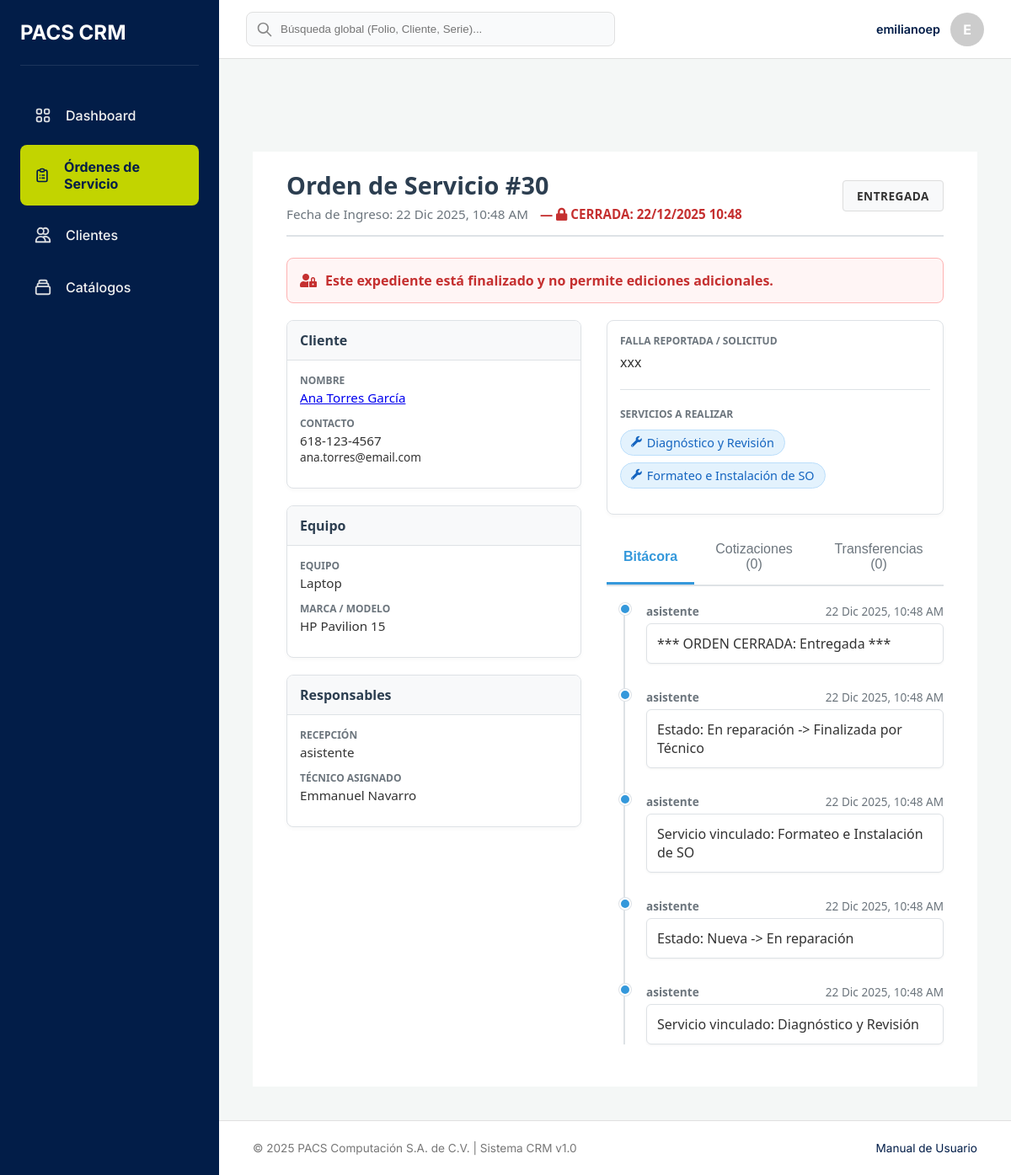
The app's page /ordenes/orden/30/ (signed in) with its own data.
### gestion_ordenes/models.py (models this page shows, shortened)
class OrdenServicio(models.Model):
    ESTADO_NUEVA = 'Nueva'
    ESTADO_DIAGNOSTICO = 'En diagnóstico'
    ESTADO_ESPERANDO_AUTORIZACION = 'Esperando autorización'
    ESTADO_ESPERANDO_REFACCION = 'Esperando refacción'
    ESTADO_EN_REPARACION = 'En reparación'
    ESTADO_FINALIZADA_TECNICO = 'Finalizada por Técnico'
    ESTADO_ENTREGADA = 'Entregada'
    ESTADO_CANCELADA = 'Cancelada'
    ESTADO_OPCIONES = [
        (ESTADO_NUEVA, 'Nueva'),
        (ESTADO_DIAGNOSTICO, 'En diagnóstico'),
        (ESTADO_ESPERANDO_AUTORIZACION, 'Esperando autorización'),
        (ESTADO_ESPERANDO_REFACCION, 'Esperando refacción'),
        (ESTADO_EN_REPARACION, 'En reparación'),
        (ESTADO_FINALIZADA_TECNICO, 'Finalizada por Técnico'),
        (ESTADO_ENTREGADA, 'Entregada'),
        (ESTADO_CANCELADA, 'Cancelada'),
    ]
    PRIORIDAD_BAJA = 'Baja'
    PRIORIDAD_NORMAL = 'Normal'
    PRIORIDAD_ALTA = 'Alta'
    PRIORIDAD_OPCIONES = [
        (PRIORIDAD_BAJA, 'Baja'),
        (PRIORIDAD_NORMAL, 'Normal'),
        (PRIORIDAD_ALTA, 'Alta'),
    ]
    cliente = models.ForeignKey(Cliente, on_delete=models.PROTECT, related_name="ordenes")
    equipo = models.ForeignKey(Equipo, on_delete=models.PROTECT, related_name="ordenes")
    asistente_receptor = models.ForeignKey(
        settings.AUTH_USER_MODEL,
        on_delete=models.SET_NULL,
        null=True,
        related_name="ordenes_recibidas",
        verbose_name="Asistente que recibió"
    )
    tecnico_asignado = models.ForeignKey(
        settings.AUTH_USER_MODEL,
        on_delete=models.SET_NULL,
        null=True,
        blank=True, # Puede no asignarse de inmediato
        related_name="ordenes_asignadas",
        verbose_name="Técnico asignado"
    )
    servicios = models.ManyToManyField(
        TipoServicio,
        blank=True, # Puede que no se aplique un servicio del catálogo
        related_name="ordenes",
        verbose_name="Servicios aplicados"
    )
    descripcion_falla = models.TextField(verbose_name="Descripción de la falla")
    contrasena_equipo = models.CharField(max_length=255, blank=True, null=True, verbose_name="Contraseña del equipo (Encriptada)") # Recordar encriptar/desencriptar en las vistas <-------------------
    estado = models.CharField(max_length=50, choices=ESTADO_OPCIONES, default=ESTADO_NUEVA)
    prioridad = models.CharField(max_length=20, choices=PRIORIDAD_OPCIONES, default=PRIORIDAD_NORMAL)
    fecha_creacion = models.DateTimeField(auto_now_add=True, verbose_name="Fecha de creación")
    fecha_cierre = models.DateTimeField(blank=True, null=True, verbose_name="Fecha de cierre")
    class Meta:
        verbose_name = "Orden de Servicio"
        verbose_name_plural = "Órdenes de Servicio"
        ordering = ['-fecha_creacion'] # Mostrar las más recientes primero por defecto

class BitacoraOrden(models.Model):
    orden = models.ForeignKey(OrdenServicio, on_delete=models.CASCADE, related_name="bitacora")
    usuario = models.ForeignKey(settings.AUTH_USER_MODEL, on_delete=models.SET_NULL, null=True, related_name="entradas_bitacora")
    fecha_hora = models.DateTimeField(auto_now_add=True, verbose_name="Fecha y Hora")
    descripcion = models.TextField()
    class Meta:
        verbose_name = "Entrada de Bitácora"
        verbose_name_plural = "Bitácora de Órdenes" # Ajustado para claridad
        ordering = ['-fecha_hora'] # Mostrar las entradas más recientes primero

### gestion_clientes/models.py (models this page shows, shortened)
class Cliente(models.Model):
    nombre_completo = models.CharField(max_length=255, verbose_name="Nombre completo")
    telefono = models.CharField(max_length=20, unique=True)
    email = models.EmailField(max_length=254, unique=True, blank=True, null=True)
    rfc = models.CharField(max_length=13, blank=True, null=True, verbose_name="RFC")
    calle = models.CharField(max_length=255, blank=True, null=True)
    numero_exterior = models.CharField(max_length=20, blank=True, null=True, verbose_name="Número Exterior") # Ajustado max_length
    numero_interior = models.CharField(max_length=20, blank=True, null=True, verbose_name="Número Interior") # Ajustado max_length
    colonia = models.CharField(max_length=100, blank=True, null=True)
    codigo_postal = models.CharField(max_length=10, blank=True, null=True, verbose_name="Código Postal") # Ajustado max_length
    ciudad = models.CharField(max_length=100, blank=True, null=True)
    estado = models.CharField(max_length=100, blank=True, null=True)
    fecha_registro = models.DateTimeField(auto_now_add=True, verbose_name="Fecha de registro")
    class Meta:
        verbose_name = "Cliente"
        verbose_name_plural = "Clientes"
        ordering = ['nombre_completo']

class Equipo(models.Model):
    TIPO_EQUIPO_LAPTOP = 'Laptop'
    TIPO_EQUIPO_ESCRITORIO = 'Computadora de escritorio'
    TIPO_EQUIPO_IMPRESORA = 'Impresora'
    TIPO_EQUIPO_PROYECTOR = 'Proyector'
    TIPO_EQUIPO_COMPONENTE = 'Componente de computadora'
    TIPO_EQUIPO_OPCIONES = [
        (TIPO_EQUIPO_LAPTOP, 'Laptop'),
        (TIPO_EQUIPO_ESCRITORIO, 'Computadora de escritorio'),
        (TIPO_EQUIPO_IMPRESORA, 'Impresora'),
        (TIPO_EQUIPO_PROYECTOR, 'Proyector'),
        (TIPO_EQUIPO_COMPONENTE, 'Componente de computadora'),
    ]
    cliente = models.ForeignKey(Cliente, on_delete=models.CASCADE, related_name="equipos")
    tipo_equipo = models.CharField(max_length=100, verbose_name="Tipo de equipo", choices=TIPO_EQUIPO_OPCIONES, help_text="Ej. Laptop, Impresora, Proyector")
    marca = models.CharField(max_length=100)
    modelo = models.CharField(max_length=100)
    numero_serie = models.CharField(max_length=100, blank=True, null=True, verbose_name="Número de serie")
    class Meta:
        verbose_name = "Equipo"
        verbose_name_plural = "Equipos"
        unique_together = [['cliente', 'numero_serie']]

### catalogo/models.py (models this page shows, shortened)
class TipoServicio(models.Model):
    nombre_servicio = models.CharField(max_length=255, unique=True, verbose_name="Nombre del servicio")
    descripcion = models.TextField(blank=True, null=True)
    costo_estandar = models.DecimalField(max_digits=10, decimal_places=2, verbose_name="Costo estándar")
    class Meta:
        verbose_name = "Tipo de Servicio"
        verbose_name_plural = "Tipos de Servicio"
        ordering = ['nombre_servicio']

### gestion_ordenes/views.py (the view, shortened to what this page needs)
# urls.py: path('orden/<int:orden_id>/', views.detalle_orden, name='detalle_orden'),
@login_required
def detalle_orden(request, orden_id):
    orden = get_object_or_404(OrdenServicio, pk=orden_id)
    cotizaciones = orden.cotizaciones.all().order_by('-id')
    bitacora = orden.bitacora.all().order_by('-fecha_hora')
    transferencias = orden.transferencias.all().select_related('usuario_solicitante', 'usuario_autoriza')
    context = {
        'orden': orden, 'cotizaciones': cotizaciones, 'bitacora': bitacora,
        'transferencias': transferencias, 'form_bitacora': BitacoraForm(),
        'form_servicio': AgregarServicioForm(), 'es_cerrada': orden.fecha_cierre is not None
    }
    return render(request, 'gestion_ordenes/detalle_orden.html', context)

### gestion_ordenes/templates/gestion_ordenes/detalle_orden.html (shortened to what this page needs)
{% extends 'base.html' %}
{% load static %}
{% block content %}
<div class="crm-container">
    <header class="expediente-header">
        <div class="titulo-principal">
            <h1>Orden de Servicio #{{ orden.pk }}</h1>
            <div class="subtitulo">
                Fecha de Ingreso: {{ orden.fecha_creacion|date:"d M Y, h:i A" }}
                {% if es_cerrada %}
                <span style="margin-left: 10px; color: #c53030; font-weight: bold;">
                    — <i class="fas fa-lock"></i> CERRADA: {{ orden.fecha_cierre|date:"d/m/Y H:i" }}
                </span>
                {% endif %}
            </div>
        </div>
        <div>
            <span class="badge-estado st-{{ orden.estado|slugify }}">
                {{ orden.estado }}
            </span>
        </div>
    </header>
    {% if es_cerrada %}
    <div class="locked-banner">
        <i class="fas fa-user-lock"></i>
        Este expediente está finalizado y no permite ediciones adicionales.
    </div>
    {% endif %}
    <div class="expediente-layout">
        <aside class="sidebar-col">
            <div class="info-card">
                <div class="card-header"><span>Cliente</span></div>
                <div class="card-body">
                    <div class="data-row">
                        <span class="data-label">Nombre</span>
                        <div class="data-value"><a href="{% url 'detalle_cliente' orden.cliente.id %}">{{ orden.cliente.nombre_completo }}</a></div>
                    </div>
                    <div class="data-row">
                        <span class="data-label">Contacto</span>
                        <div class="data-value">{{ orden.cliente.telefono }}</div>
                        <div class="data-value" style="font-size: 0.85rem;">{{ orden.cliente.email }}</div>
                    </div>
                </div>
            </div>
            <div class="info-card">
                <div class="card-header"><span>Equipo</span></div>
                <div class="card-body">
                    <div class="data-row"><span class="data-label">Equipo</span><div class="data-value">{{ orden.equipo.tipo_equipo }}</div></div>
                    <div class="data-row"><span class="data-label">Marca / Modelo</span><div class="data-value">{{ orden.equipo.marca }} {{ orden.equipo.modelo }}</div></div>
                </div>
            </div>
            <div class="info-card">
                <div class="card-header"><span>Responsables</span></div>
                <div class="card-body">
                    <div class="data-row"><span class="data-label">Recepción</span><div class="data-value">{{ orden.asistente_receptor.username }}</div></div>
                    <div class="data-row">
                        <span class="data-label">Técnico Asignado</span>
                        <div class="data-value">
                            {% if orden.tecnico_asignado %}
                                {{ orden.tecnico_asignado.get_full_name|default:orden.tecnico_asignado.username }}
                            {% else %}
                                <span style="color: #dc3545;">Sin Asignar</span>
                            {% endif %}
                        </div>
                    </div>
                </div>
            </div>
        </aside>
        <main class="main-col">
            <div class="info-card">
                <div class="card-body">
                    <span class="data-label">Falla Reportada / Solicitud</span>
                    <p style="margin-top: 5px; line-height: 1.5;">{{ orden.descripcion_falla|linebreaksbr }}</p>
                    <hr style="border:0; border-top:1px solid var(--border-color); margin: 20px 0;">
                    <span class="data-label">Servicios a Realizar</span>
                    <div class="servicios-list">
                        {% for servicio in orden.servicios.all %}
                            <div class="servicio-tag">
                                <i class="fas fa-wrench" style="margin-right: 6px; font-size: 0.8rem;"></i>
                                {{ servicio.nombre_servicio }}
                            </div>
                        {% empty %}
                            <span class="text-muted" style="font-style: italic;">No se han definido servicios aún.</span>
                        {% endfor %}
                    </div>
                </div>
            </div>
            <div class="tabs-wrapper">
                <div class="tabs-header">
                    <button class="tab-link active" onclick="openTab(event, 'tab-bitacora')">Bitácora</button>
                    <button class="tab-link" onclick="openTab(event, 'tab-cotizaciones')">Cotizaciones ({{ cotizaciones.count }})</button>
                    <button class="tab-link" onclick="openTab(event, 'tab-transferencias')">Transferencias ({{ transferencias.count }})</button>
                </div>
                <div id="tab-bitacora" class="tab-content active">
                    <div class="timeline-container">
                        {% for entrada in bitacora %}
                        <div class="timeline-item">
                            <div class="timeline-marker"></div>
                            <div class="timeline-meta">
                                <strong>{{ entrada.usuario.username }}</strong>
                                <span>{{ entrada.fecha_hora|date:"d M Y, h:i A" }}</span>
                            </div>
                            <div class="timeline-text">{{ entrada.descripcion|linebreaksbr }}</div>
                        </div>
                        {% empty %}
                        <p style="color:var(--text-muted); font-style: italic; padding: 20px;">No hay registros.</p>
                        {% endfor %}
                    </div>
                </div>
            </div>
        </main>
    </div>
</div>
<link rel="stylesheet" href="https://cdnjs.cloudflare.com/ajax/libs/font-awesome/5.15.4/css/all.min.css">
{% endblock %}

### templates/base.html (shortened to what this page needs)
{% load static %}
<!DOCTYPE html>
<html lang="es">
<head>
</head>
<body>
    <aside class="sidebar" id="sidebar">
        <div class="sidebar-header">
            <h2 style="color: white;">PACS CRM</h2>
        </div>
        <nav class="sidebar-nav">
            <ul>
                <li>
                    <a href="{% url 'dashboard_home' %}" class="{% if 'dashboards' in request.path %}active{% endif %}">
                        <span>Dashboard</span>
                    </a>
                </li>
                <li>
                    <a href="{% url 'lista_ordenes' %}" class="{% if 'ordenes' in request.path %}active{% endif %}">
                        <span>Órdenes de Servicio</span>
                    </a>
                </li>
                <li>
                    <a href="{% url 'lista_clientes' %}" class="{% if 'clientes' in request.path %}active{% endif %}">
                        <svg class="nav-icon" fill="none" stroke="currentColor" viewBox="0 0 24 24"><path stroke-linecap="round" stroke-linejoin="round" stroke-width="2" d="M12 4.354a4 4 0 110 5.292M15 21H3v-1a6 6 0 0112 0v1zm0 0h6v-1a6 6 0 00-9-5.197M13 7a4 4 0 11-8 0 4 4 0 018 0z"></path></svg>
                        <span>Clientes</span>
                    </a>
                </li>
                <li>
                    <a href="{% url 'lista_catalogos' %}" class="{% if 'catalogos' in request.path %}active{% endif %}">
                        <span>Catálogos</span>
                    </a>
                </li>
            </ul>
        </nav>
    </aside>
    <header class="navbar">
        <div class="navbar-search">
            <svg class="search-icon" fill="none" stroke="currentColor" viewBox="0 0 24 24"><path stroke-linecap="round" stroke-linejoin="round" stroke-width="2" d="M21 21l-6-6m2-5a7 7 0 11-14 0 7 7 0 0114 0z"></path></svg>
            <input type="text" placeholder="Búsqueda global (Folio, Cliente, Serie)...">
        </div>
        <div class="navbar-user-area">
            <div class="user-profile">
                <span class="user-name">{{ user.get_full_name|default:user.username }}</span>
                <div style="width:40px;height:40px;background:#ccc;border-radius:50%;display:flex;align-items:center;justify-content:center;color:white;font-weight:bold;">
                    {{ user.username|slice:":1"|upper }}
                </div>
            </div>
        </div>
    </header>
    <main class="main-content">
        {% block content %}{% endblock %}
    </main>
    <footer class="footer">
        <div>© 2025 PACS Computación S.A. de C.V. | Sistema CRM v1.0</div>
        <div><a href="#" style="color:var(--color-primario);text-decoration:none;">Manual de Usuario</a></div>
    </footer>
</body>
</html>

### records on screen
OrdenServicio: pk "30", fecha_creacion "22 Dic 2025, 10:48 AM", fecha_cierre "22/12/2025 10:48", estado "ENTREGADA", cliente.nombre_completo "Ana Torres García", cliente.telefono "618-123-4567", cliente.email "ana.torres@email.com", equipo.tipo_equipo "Laptop", equipo.marca "HP", equipo.modelo "Pavilion 15", asistente_receptor.username "asistente", tecnico_asignado.get_full_name "Emmanuel Navarro", descripcion_falla "xxx"
TipoServicio: nombre_servicio "Diagnóstico y Revisión"
TipoServicio: nombre_servicio "Formateo e Instalación de SO"
BitacoraOrden: usuario.username "asistente", fecha_hora "22 Dic 2025, 10:48 AM", descripcion "*** ORDEN CERRADA: Entregada ***"
BitacoraOrden: usuario.username "asistente", fecha_hora "22 Dic 2025, 10:48 AM", descripcion "Estado: En reparación -> Finalizada por Técnico"
BitacoraOrden: usuario.username "asistente", fecha_hora "22 Dic 2025, 10:48 AM", descripcion "Servicio vinculado: Formateo e Instalación de SO"
BitacoraOrden: usuario.username "asistente", fecha_hora "22 Dic 2025, 10:48 AM", descripcion "Estado: Nueva -> En reparación"
BitacoraOrden: usuario.username "asistente", fecha_hora "22 Dic 2025, 10:48 AM", descripcion "Servicio vinculado: Diagnóstico y Revisión"

### other values on screen
{{ user.get_full_name|default:user.username }} "emilianoep"
{{ user.username|slice:":1"|upper }} "E"
{{ cotizaciones.count }} "0"
{{ transferencias.count }} "0"
